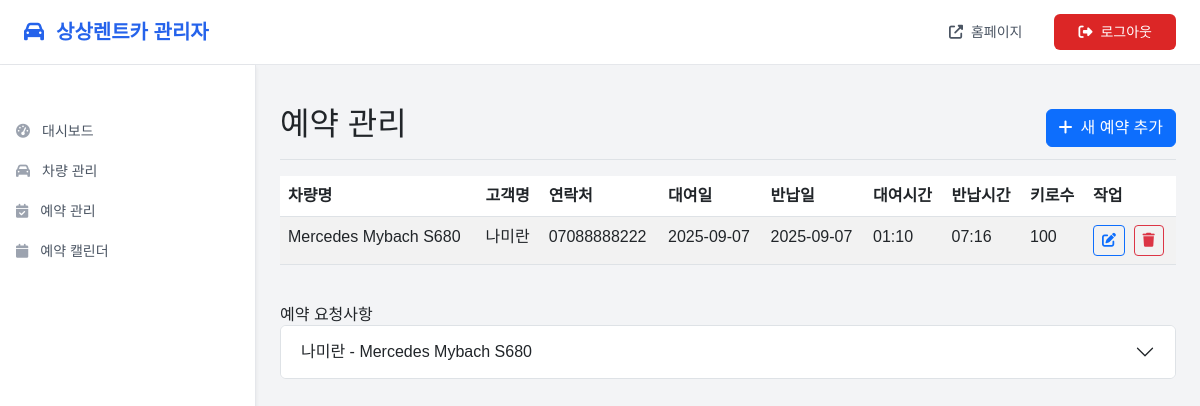
/admin/reservations (signed in), run on the app's committed database.
### models.py (models this page shows, shortened)
class Reservation(db.Model):
    id = db.Column(db.Integer, primary_key=True)
    car_id = db.Column(db.Integer, db.ForeignKey('car.id'), nullable=False)
    customer_name = db.Column(db.String(100), nullable=False)
    customer_phone = db.Column(db.String(20), nullable=False)
    customer_email = db.Column(db.String(120))
    rental_date = db.Column(db.Date, nullable=False)
    return_date = db.Column(db.Date, nullable=False)
    rental_time = db.Column(db.Time, nullable=False)
    return_time = db.Column(db.Time, nullable=False)
    kilometers = db.Column(db.Integer)
    notes = db.Column(db.Text)
    created_at = db.Column(db.DateTime, default=datetime.utcnow)
    car = db.relationship('Car', backref=db.backref('reservations', lazy=True))

class Car(db.Model):
    id = db.Column(db.Integer, primary_key=True)
    name = db.Column(db.String(100), nullable=False)
    description = db.Column(db.Text)
    price_2h = db.Column(db.Integer, nullable=False)  # Price in VND
    price_4h = db.Column(db.Integer, nullable=False)
    price_8h = db.Column(db.Integer, nullable=False)
    images = db.Column(db.Text)  # JSON string of image paths
    video = db.Column(db.String(255))  # Video file path
    created_at = db.Column(db.DateTime, default=datetime.utcnow)

### routes.py (the view)
    def decorated_function(*args, **kwargs):
        if 'admin_logged_in' not in session:
            return redirect(url_for('admin_login'))
        return f(*args, **kwargs)

### routes.py (called while the page is built)
def admin_required(f):
    def decorated_function(*args, **kwargs):
        if 'admin_logged_in' not in session:
            return redirect(url_for('admin_login'))
        return f(*args, **kwargs)
    decorated_function.__name__ = f.__name__
    return decorated_function

@app.route('/admin/reservations')
@admin_required
def admin_reservations():
    reservations = Reservation.query.join(Car).all()
    return render_template('admin/reservations.html', reservations=reservations)

### templates/admin/reservations.html (shortened to what this page needs)
{% extends "admin/base.html" %}
{% block content %}
<div class="d-flex justify-content-between flex-wrap flex-md-nowrap align-items-center pt-3 pb-2 mb-3 border-bottom">
    <h1 class="h2">예약 관리</h1>
    <a href="{{ url_for('admin_reservation_add') }}" class="btn btn-primary">
        <i class="fas fa-plus me-2"></i>새 예약 추가
    </a>
</div>
<div class="table-responsive">
    <table class="table table-striped table-hover">
        <thead>
            <tr>
                <th>차량명</th>
                <th>고객명</th>
                <th>연락처</th>
                <th>대여일</th>
                <th>반납일</th>
                <th>대여시간</th>
                <th>반납시간</th>
                <th>키로수</th>
                <th>작업</th>
            </tr>
        </thead>
        <tbody>
            {% for reservation in reservations %}
                <tr>
                    <td>{{ reservation.car.name }}</td>
                    <td>{{ reservation.customer_name }}</td>
                    <td>
                        <a href="tel:{{ reservation.customer_phone }}" class="text-decoration-none">
                            {{ reservation.customer_phone }}
                        </a>
                    </td>
                    <td>{{ reservation.rental_date.strftime('%Y-%m-%d') }}</td>
                    <td>{{ reservation.return_date.strftime('%Y-%m-%d') }}</td>
                    <td>{{ reservation.rental_time.strftime('%H:%M') }}</td>
                    <td>{{ reservation.return_time.strftime('%H:%M') }}</td>
                    <td>{{ reservation.kilometers or '-' }}</td>
                    <td>
                        <a href="{{ url_for('admin_reservation_edit', reservation_id=reservation.id) }}"
                           class="btn btn-sm btn-outline-primary me-1">
                            <i class="fas fa-edit"></i>
                        </a>
                        <a href="{{ url_for('admin_reservation_delete', reservation_id=reservation.id) }}"
                           class="btn btn-sm btn-outline-danger"
                           onclick="return confirm('정말로 이 예약을 삭제하시겠습니까?')">
                            <i class="fas fa-trash"></i>
                        </a>
                    </td>
                </tr>
            {% else %}
                <tr>
                    <td colspan="9" class="text-center text-muted py-5">
                        등록된 예약이 없습니다.
                    </td>
                </tr>
            {% endfor %}
        </tbody>
    </table>
</div>
{% if reservations %}
    <div class="mt-4">
        <h5>예약 요청사항</h5>
        <div class="accordion" id="notesAccordion">
            {% for reservation in reservations %}
                {% if reservation.notes %}
                    <div class="accordion-item">
                        <h2 class="accordion-header">
                            <button class="accordion-button collapsed" type="button"
                                    data-bs-toggle="collapse" data-bs-target="#notes{{ reservation.id }}">
                                {{ reservation.customer_name }} - {{ reservation.car.name }}
                            </button>
                        </h2>
                    </div>
                {% endif %}
            {% endfor %}
        </div>
    </div>
{% endif %}
{% endblock %}

### templates/admin/base.html (shortened to what this page needs)
<!DOCTYPE html>
<html lang="ko">
<head>
    <link href="https://cdn.jsdelivr.net/npm/bootstrap@5.3.0/dist/css/bootstrap.min.css" rel="stylesheet">
    <script src="https://cdn.tailwindcss.com"></script>
    <link rel="stylesheet" href="https://cdnjs.cloudflare.com/ajax/libs/font-awesome/6.4.0/css/all.min.css">
</head>
<body class="bg-gray-100 font-noto">
    <nav class="bg-white shadow-sm border-b">
        <div class="max-w-7xl mx-auto px-4 sm:px-6 lg:px-8">
            <div class="flex justify-between items-center h-16">
                <div class="flex items-center">
                    <a href="{{ url_for('admin_dashboard') }}" class="flex items-center text-xl font-bold text-primary-600">
                        <i class="fas fa-car mr-3"></i>
                        상상렌트카 관리자
                    </a>
                </div>
                <div class="flex items-center space-x-4">
                    <a href="{{ url_for('index') }}" target="_blank"
                       class="text-gray-600 hover:text-primary-600 px-3 py-2 rounded-md text-sm font-medium transition-colors flex items-center">
                        <i class="fas fa-external-link-alt mr-2"></i>홈페이지
                    </a>
                    <a href="{{ url_for('admin_logout') }}"
                       class="bg-red-600 text-white hover:bg-red-700 px-4 py-2 rounded-md text-sm font-medium transition-colors flex items-center">
                        <i class="fas fa-sign-out-alt mr-2"></i>로그아웃
                    </a>
                </div>
            </div>
        </div>
    </nav>
    <div class="flex h-screen bg-gray-100">
        <div class="hidden md:flex md:w-64 md:flex-col">
            <div class="flex flex-col flex-grow bg-white shadow-sm border-r">
                <div class="flex flex-col flex-grow pt-5 pb-4 overflow-y-auto">
                    <nav class="flex-1 px-2 space-y-1">
                        <a href="{{ url_for('admin_dashboard') }}"
                           class="group flex items-center px-2 py-2 text-sm font-medium rounded-md text-gray-600 hover:bg-primary-50 hover:text-primary-600 transition-colors">
                            <i class="fas fa-tachometer-alt mr-3 text-gray-400 group-hover:text-primary-500"></i>
                            대시보드
                        </a>
                        <a href="{{ url_for('admin_cars') }}"
                           class="group flex items-center px-2 py-2 text-sm font-medium rounded-md text-gray-600 hover:bg-primary-50 hover:text-primary-600 transition-colors">
                            <i class="fas fa-car mr-3 text-gray-400 group-hover:text-primary-500"></i>
                            차량 관리
                        </a>
                        <a href="{{ url_for('admin_reservations') }}"
                           class="group flex items-center px-2 py-2 text-sm font-medium rounded-md text-gray-600 hover:bg-primary-50 hover:text-primary-600 transition-colors">
                            <i class="fas fa-calendar-check mr-3 text-gray-400 group-hover:text-primary-500"></i>
                            예약 관리
                        </a>
                        <a href="{{ url_for('admin_calendar') }}"
                           class="group flex items-center px-2 py-2 text-sm font-medium rounded-md text-gray-600 hover:bg-primary-50 hover:text-primary-600 transition-colors">
                            <i class="fas fa-calendar mr-3 text-gray-400 group-hover:text-primary-500"></i>
                            예약 캘린더
                        </a>
                    </nav>
                </div>
            </div>
        </div>
        <div class="flex-1 flex flex-col overflow-hidden">
            <main class="flex-1 relative overflow-y-auto focus:outline-none">
                <div class="py-6">
                    <div class="max-w-7xl mx-auto px-4 sm:px-6 lg:px-8">
                        {% block content %}{% endblock %}
                    </div>
                </div>
            </main>
        </div>
    </div>
</body>
</html>

### data on the page
Reservation: car.name "Mercedes Mybach S680", customer_name "나미란", customer_phone "07088888222", rental_date "2025-09-07", return_date "2025-09-07", rental_time "01:10", return_time "07:16", kilometers "100"
